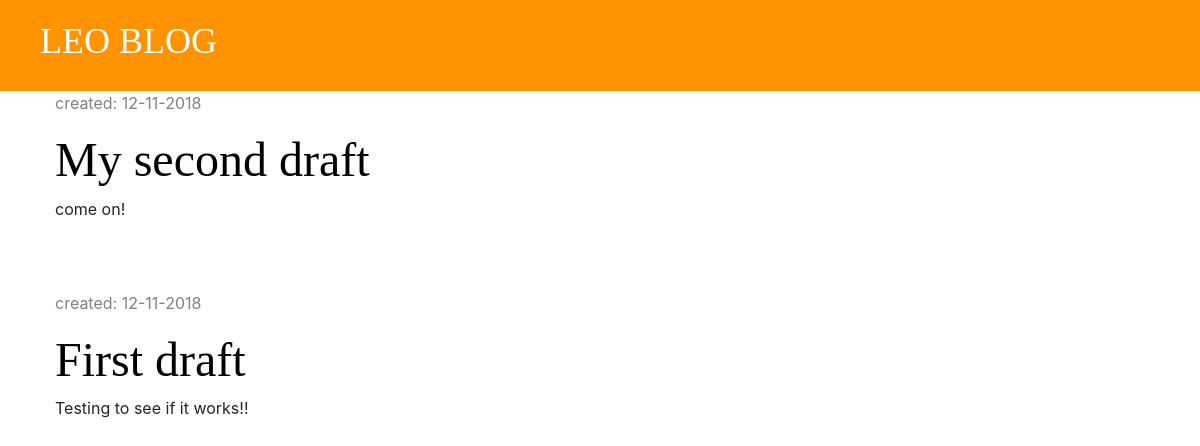
Screenshot of /drafts/ with the database file from the repository.
### blog/models.py (models this page shows, shortened)
class Post(models.Model):
    author = models.ForeignKey('auth.User', on_delete=models.CASCADE)
    title = models.CharField(max_length=200)
    text = models.TextField()
    created_date = models.DateTimeField(default=timezone.now)
    published_date = models.DateTimeField(blank=True, null=True)

### blog/views.py (the view)
# urls.py: path('drafts/', views.post_draft_list, name='post_draft_list'),
def post_draft_list(request):
    posts = Post.objects.filter(published_date__isnull=True).order_by('-created_date')
    stuff_for_frontend = {'posts': posts}
    return render(request, 'blog/post_draft_list.html', stuff_for_frontend)

### blog/templates/blog/post_draft_list.html
{% extends 'blog/base.html' %}
{% block content %}
    {% for post in posts %}
        <div class="post">
            <p class="date">created: {{ post.created_date|date:'d-m-Y' }}</p>
            <h1><a href="{% url 'post_detail' pk=post.pk %}">{{ post.title }}</a></h1>
            <p>{{ post.text|truncatechars:50|linebreaksbr }}</p>
        </div>
    {% endfor %}
{% endblock %}

### blog/static/css/blog.css (style rules this page uses)
h1, h2, h3, h4 { font-family: 'tangerine', 'Inconsolata', 'Droid Sans', serif; font-size: 48px; }
.date { color: #828282; }
.post { margin-bottom: 70px; }
.post h1 a { color: #000000; }

### rows the page displays
Post: created_date "12-11-2018", title "My second draft", text "come on!"
Post: created_date "12-11-2018", title "First draft", text "Testing to see if it works!!"
